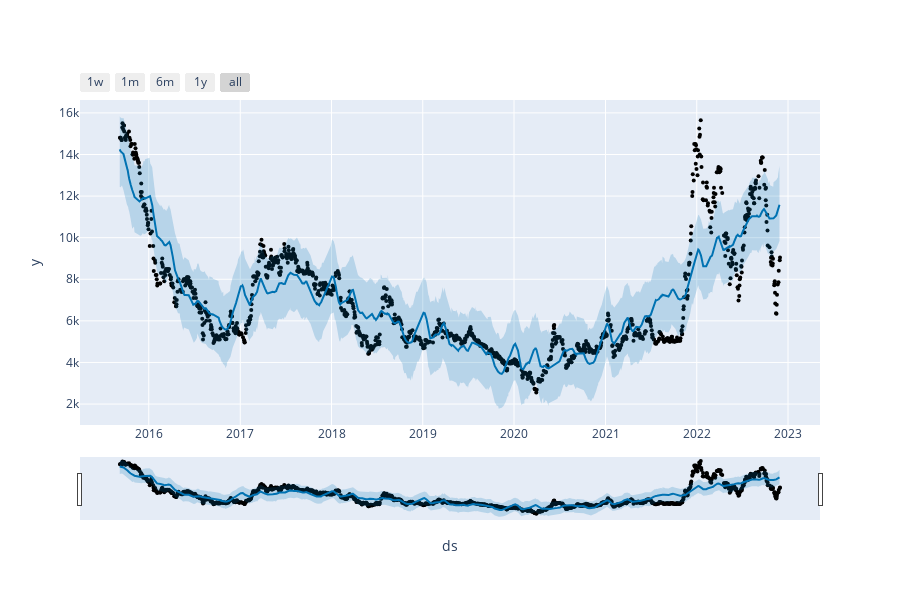

Write notebook code for a chart like this one.
### Code cell
#import the facebbook prophet plotting libraries
from prophet.plot import plot_plotly
import matplotlib.pyplot as plt
#Visualize the predicted and the actual values.
plt.figure(figsize=(16,5))
plot_plotly(model,prediction)

### Figure 1 — Plotly figure (JSON) as saved in the notebook; plotly's stock layout.template omitted (floating-point values rounded to 4 significant figures; data arrays with more than 128 entries replaced by an {"elided": "..."} marker saying what was removed)
{"data": [{"marker": {"color": "black", "size": 4}, "mode": "markers", "name": "Actual", "type": "scatter", "x": {"elided": "1268 str values"}, "y": {"elided": "1268 int values"}}, {"hoverinfo": "skip", "line": {"width": 0}, "mode": "lines", "type": "scatter", "x": {"elided": "544 str values"}, "y": {"elided": "544 float values"}}, {"fill": "tonexty", "fillcolor": "rgba(0, 114, 178, 0.2)", "line": {"color": "#0072B2", "width": 2}, "mode": "lines", "name": "Predicted", "type": "scatter", "x": {"elided": "544 str values"}, "y": {"elided": "544 float values"}}, {"fill": "tonexty", "fillcolor": "rgba(0, 114, 178, 0.2)", "hoverinfo": "skip", "line": {"width": 0}, "mode": "lines", "type": "scatter", "x": {"elided": "544 str values"}, "y": {"elided": "544 float values"}}], "layout": {"height": 600, "showlegend": false, "width": 900, "xaxis": {"rangeselector": {"buttons": [{"count": 7, "label": "1w", "step": "day", "stepmode": "backward"}, {"count": 1, "label": "1m", "step": "month", "stepmode": "backward"}, {"count": 6, "label": "6m", "step": "month", "stepmode": "backward"}, {"count": 1, "label": "1y", "step": "year", "stepmode": "backward"}, {"step": "all"}]}, "rangeslider": {"visible": true}, "title": {"text": "ds"}, "type": "date"}, "yaxis": {"title": {"text": "y"}}}}
